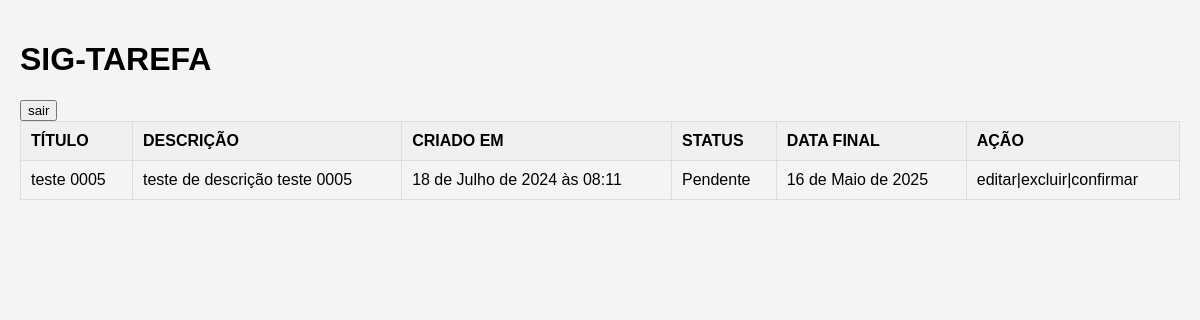
The page / (signed in) on the database as committed earlier.
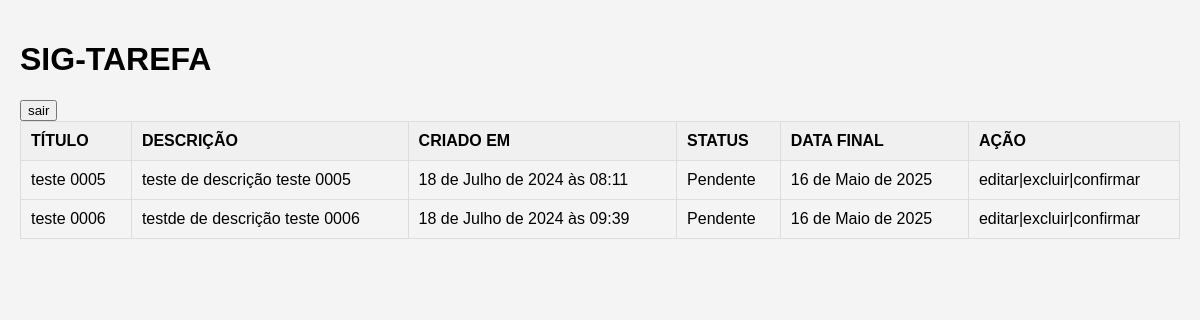
The same page on the database as committed later.
### tarefa/models.py (models this page shows, shortened)
class Tarefa(models.Model):
    usuario = models.ForeignKey(User,on_delete=models.CASCADE)
    titulo = models .CharField(max_length = 55)
    descricao = models.TextField()
    created_at = models.DateTimeField(auto_now_add=True)
    finished_at = models.DateField()
    status = models.BooleanField(default = False)

### tarefa/views.py (the view)
# urls.py: path('',views.homepage,name ='homepage'),
@login_required
def homepage(request):
    tarefa = Tarefa.objects.filter(usuario = request.user)
    return render(request,'homepage.html',{"contexto":tarefa})

### tarefa/templates/homepage.html (shortened to what this page needs)
{% load static %}
<!DOCTYPE html>
<html lang="pt-br">
<head>
    <link rel="stylesheet" href="{% static 'css/home.css' %}">
</head>
<body>
    <h1>SIG-TAREFA</h1>
    <form action="{% url 'logout' %}" method="post">
        <input type="submit" value="sair">
    </form>
    <table>
      <thead>
        <tr>
            <th>TÍTULO</th>
            <th>DESCRIÇÃO</th>
            <th>CRIADO EM </th>
            <th>STATUS</th>
            <th>DATA FINAL</th>
            <th>AÇÃO</th>
        </tr>
      </thead>
      <tbody>
        {% for tarefa in contexto %}
        <tr>
            <td>{{ tarefa.titulo }}</td>
            <td>{{ tarefa.descricao }}</td>
            <td>{{ tarefa.created_at }}</td>
            {% if not tarefa.status %}
            <td>Pendente</td>
            {% else %}
            <td>Concluido</td>
            {% endif %}
            <td>{{ tarefa.finished_at }}</td>
            <td>editar|excluir|confirmar</td>
        </tr>
        {% endfor %}
      </tbody>
    </table>
</body>
</html>

### tarefa/static/css/home.css (style rules this page uses)
body { font-family: Arial, sans-serif; background-color: #f4f4f4; margin: 0; padding: 20px; }
table { width: 100%; border-collapse: collapse; }
th, td { padding: 10px; border: 1px solid #ddd; text-align: left; }
th { background-color: #f0f0f0; }

Rows that differ between the two databases and show on the page:
added Tarefa: titulo "teste 0006", descricao "testde de descrição teste 0006", created_at "18 de Julho de 2024 às 09:39", status "Pendente", finished_at "16 de Maio de 2025"
